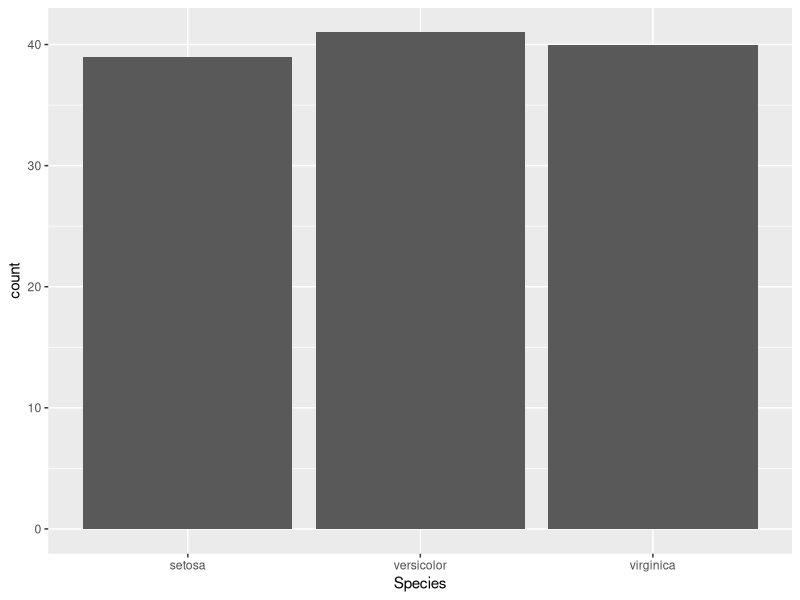
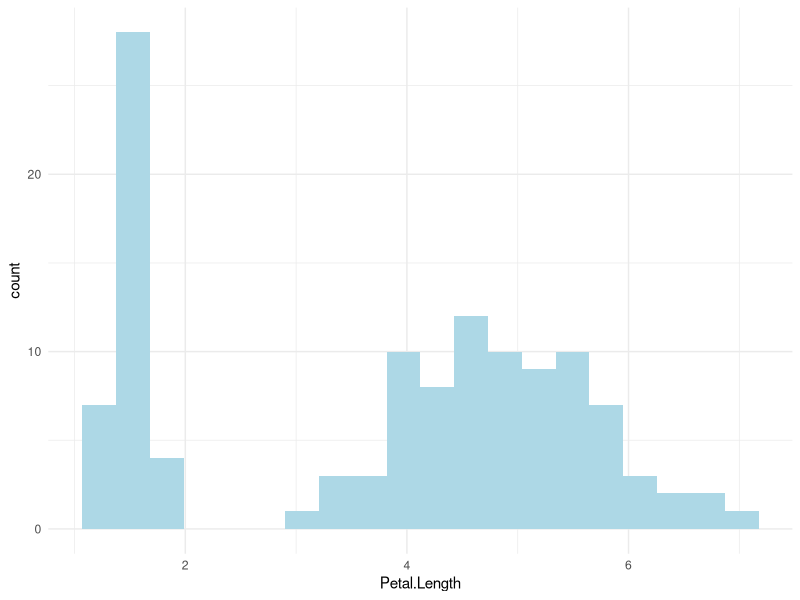
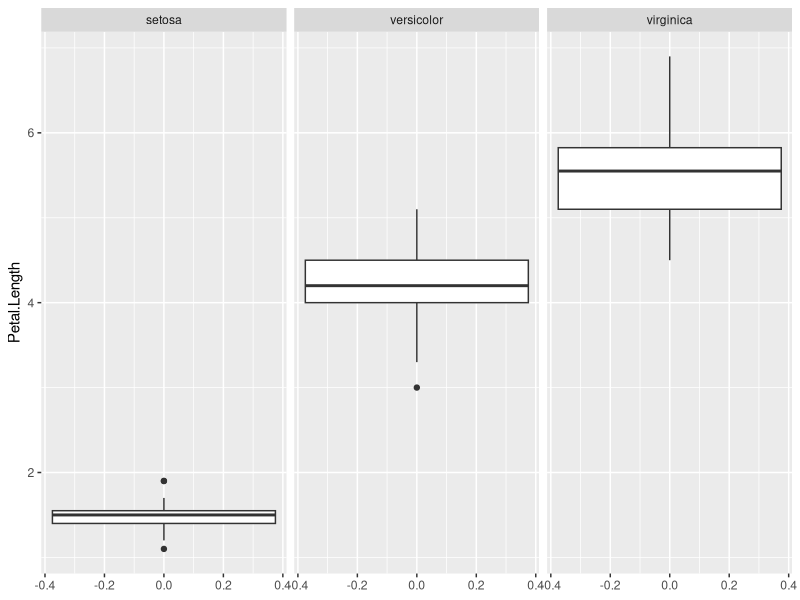
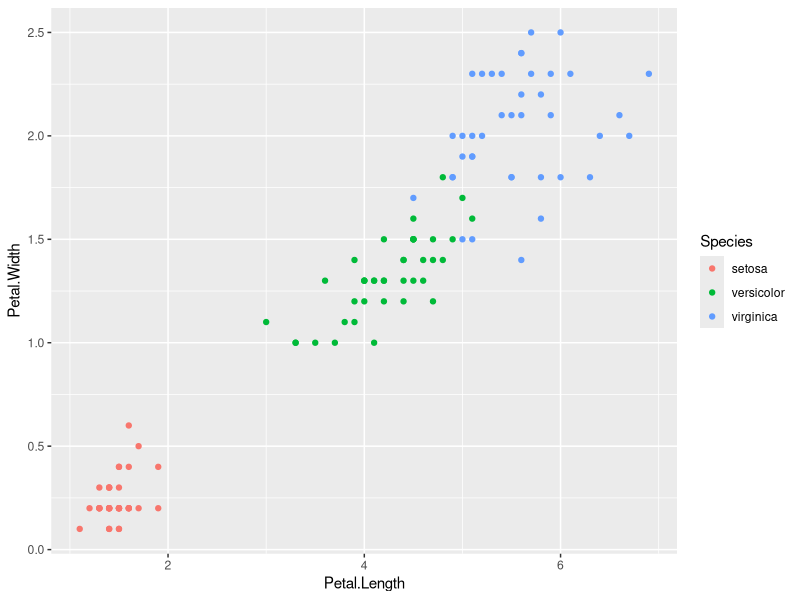

Reproduce these figures in R, in order.
# passo 1 -> dividir em treino e teste

library(ggplot2)

set.seed(1711)
iris <- iris[sample(nrow(iris)),]

n <- round(0.8 * nrow(iris))

treino <- iris[1:n,]
teste <- iris[-(1:n),]



ggplot(data = treino, mapping = aes(x = Species))+geom_bar()



ggplot(data = treino, mapping = aes(x = Petal.Length))+geom_histogram(bins = 20, fill= "lightblue")+theme_minimal()


ggplot(data = treino, mapping = aes(y = Petal.Length))+geom_boxplot()+facet_wrap(~Species)

ggplot(data = treino, aes(x = Petal.Length, y = Petal.Width, color = Species))+geom_point()


summary(treino$Petal.Length)


resultados <- c()

for (j in 1:nrow(teste)) {
  if (teste$Petal.Length[j] < 2.5) {
    resultados[j] <- "setosa"
  } else {
    if (teste$Petal.Width[j] < 1.75) {
      resultados[j] <- "versicolor"
    } else {
      resultados[j] <- "virginica"
    }
  }
}


teste$Species == resultados
mean(teste$Species == resultados)